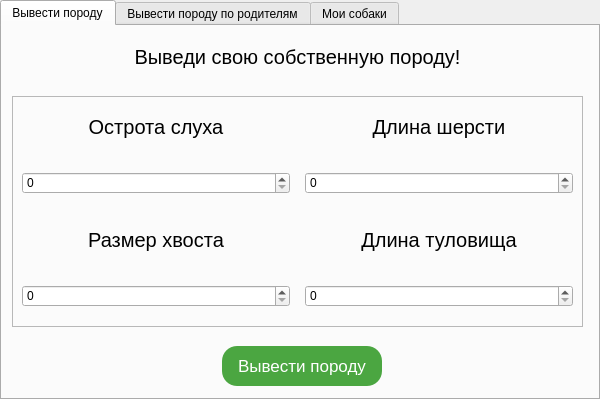
<?xml version="1.0" encoding="UTF-8"?>
<ui version="4.0">
 <class>MainWindow</class>
 <widget class="QMainWindow" name="MainWindow">
  <property name="geometry">
   <rect>
    <x>0</x>
    <y>0</y>
    <width>600</width>
    <height>399</height>
   </rect>
  </property>
  <property name="windowTitle">
   <string>EvoDog</string>
  </property>
  <property name="windowIcon">
   <iconset>
    <normaloff>logo.jpg</normaloff>logo.jpg</iconset>
  </property>
  <property name="styleSheet">
   <string notr="true">QLabel {
	font: 10pt &quot;Franklin Gothic Medium&quot;;
}

QScrollArea QWidget {
	background-color: white;
}</string>
  </property>
  <widget class="QWidget" name="centralwidget">
   <widget class="QTabWidget" name="tabWidget">
    <property name="geometry">
     <rect>
      <x>0</x>
      <y>0</y>
      <width>600</width>
      <height>400</height>
     </rect>
    </property>
    <property name="currentIndex">
     <number>0</number>
    </property>
    <widget class="QWidget" name="newDog">
     <property name="styleSheet">
      <string notr="true">QPushButton {
    background-color: #4BA641;
    width: 100px;
    border: none;
    border-radius: 15px;
    color: white;
	font-size: 17px;
}

QLabel[objectName=title] {
	font-size: 30px;
}

QLabel {
	font-size: 20px;
}

QFrame[objectName=borderFrame] {
border: 1px solid black;
border-radius: 20%;
}</string>
     </property>
     <attribute name="title">
      <string>Вывести породу</string>
     </attribute>
     <widget class="QPushButton" name="submit">
      <property name="geometry">
       <rect>
        <x>220</x>
        <y>320</y>
        <width>160</width>
        <height>40</height>
       </rect>
      </property>
      <property name="sizePolicy">
       <sizepolicy hsizetype="Fixed" vsizetype="Fixed">
        <horstretch>0</horstretch>
        <verstretch>0</verstretch>
       </sizepolicy>
      </property>
      <property name="text">
       <string>Вывести породу</string>
      </property>
     </widget>
     <widget class="QLabel" name="title">
      <property name="geometry">
       <rect>
        <x>10</x>
        <y>0</y>
        <width>571</width>
        <height>61</height>
       </rect>
      </property>
      <property name="text">
       <string>Выведи свою собственную породу!</string>
      </property>
      <property name="alignment">
       <set>Qt::AlignCenter</set>
      </property>
     </widget>
     <widget class="QFrame" name="borderFrame">
      <property name="geometry">
       <rect>
        <x>10</x>
        <y>70</y>
        <width>571</width>
        <height>231</height>
       </rect>
      </property>
      <property name="frameShape">
       <enum>QFrame::StyledPanel</enum>
      </property>
      <property name="frameShadow">
       <enum>QFrame::Raised</enum>
      </property>
      <widget class="QWidget" name="gridLayoutWidget_2">
       <property name="geometry">
        <rect>
         <x>10</x>
         <y>0</y>
         <width>551</width>
         <height>211</height>
        </rect>
       </property>
       <layout class="QGridLayout" name="data_2">
        <property name="spacing">
         <number>15</number>
        </property>
        <item row="2" column="1">
         <layout class="QVBoxLayout" name="third">
          <item>
           <widget class="QLabel" name="label_third">
            <property name="text">
             <string>Размер хвоста</string>
            </property>
            <property name="alignment">
             <set>Qt::AlignCenter</set>
            </property>
           </widget>
          </item>
          <item>
           <widget class="QSpinBox" name="spinBox_third">
            <property name="sizePolicy">
             <sizepolicy hsizetype="Expanding" vsizetype="Fixed">
              <horstretch>0</horstretch>
              <verstretch>0</verstretch>
             </sizepolicy>
            </property>
            <property name="maximum">
             <number>1000</number>
            </property>
           </widget>
          </item>
         </layout>
        </item>
        <item row="0" column="1">
         <layout class="QVBoxLayout" name="first">
          <item>
           <widget class="QLabel" name="label_first">
            <property name="text">
             <string>Острота слуха</string>
            </property>
            <property name="alignment">
             <set>Qt::AlignCenter</set>
            </property>
           </widget>
          </item>
          <item>
           <widget class="QSpinBox" name="spinBox_first">
            <property name="sizePolicy">
             <sizepolicy hsizetype="Expanding" vsizetype="Fixed">
              <horstretch>0</horstretch>
              <verstretch>0</verstretch>
             </sizepolicy>
            </property>
            <property name="maximum">
             <number>1000</number>
            </property>
           </widget>
          </item>
         </layout>
        </item>
        <item row="2" column="2">
         <layout class="QVBoxLayout" name="fourth">
          <item>
           <widget class="QLabel" name="label_fourth">
            <property name="text">
             <string>Длина туловища</string>
            </property>
            <property name="alignment">
             <set>Qt::AlignCenter</set>
            </property>
           </widget>
          </item>
          <item>
           <widget class="QSpinBox" name="spinBox_fourth">
            <property name="sizePolicy">
             <sizepolicy hsizetype="Expanding" vsizetype="Fixed">
              <horstretch>0</horstretch>
              <verstretch>0</verstretch>
             </sizepolicy>
            </property>
            <property name="maximum">
             <number>1000</number>
            </property>
           </widget>
          </item>
         </layout>
        </item>
        <item row="0" column="2">
         <layout class="QVBoxLayout" name="second">
          <item>
           <widget class="QLabel" name="label_second">
            <property name="text">
             <string>Длина шерсти</string>
            </property>
            <property name="alignment">
             <set>Qt::AlignCenter</set>
            </property>
           </widget>
          </item>
          <item>
           <widget class="QSpinBox" name="spinBox_second">
            <property name="sizePolicy">
             <sizepolicy hsizetype="Expanding" vsizetype="Fixed">
              <horstretch>0</horstretch>
              <verstretch>0</verstretch>
             </sizepolicy>
            </property>
            <property name="maximum">
             <number>1000</number>
            </property>
           </widget>
          </item>
         </layout>
        </item>
       </layout>
      </widget>
     </widget>
    </widget>
    <widget class="QWidget" name="newDogByParents">
     <property name="styleSheet">
      <string notr="true">QPushButton {
    background-color: #4BA641;
    width: 100px;
    border: none;
    border-radius: 15px;
    color: white;
  font-size: 17px;
}

QLabel[objectName=title] {
  font-size: 28px;
}

QLabel {
  font-size: 20px;
}

QFrame[objectName=borderFrame], QFrame[objectName=borderFrame_2] {
	border: 1px solid black;
	border-radius: 20%;
}</string>
     </property>
     <attribute name="title">
      <string>Вывести породу по родителям</string>
     </attribute>
     <widget class="QPushButton" name="submit_2">
      <property name="geometry">
       <rect>
        <x>210</x>
        <y>320</y>
        <width>170</width>
        <height>40</height>
       </rect>
      </property>
      <property name="sizePolicy">
       <sizepolicy hsizetype="Fixed" vsizetype="Fixed">
        <horstretch>0</horstretch>
        <verstretch>0</verstretch>
       </sizepolicy>
      </property>
      <property name="text">
       <string>Посмотреть щенка</string>
      </property>
     </widget>
     <widget class="QLabel" name="title">
      <property name="geometry">
       <rect>
        <x>10</x>
        <y>0</y>
        <width>571</width>
        <height>61</height>
       </rect>
      </property>
      <property name="text">
       <string>Узнай, какая будет собака от её родителей</string>
      </property>
      <property name="alignment">
       <set>Qt::AlignCenter</set>
      </property>
     </widget>
     <widget class="QGroupBox" name="groupBox">
      <property name="geometry">
       <rect>
        <x>10</x>
        <y>70</y>
        <width>281</width>
        <height>221</height>
       </rect>
      </property>
      <property name="title">
       <string>Особь 1</string>
      </property>
      <widget class="QScrollArea" name="males">
       <property name="geometry">
        <rect>
         <x>10</x>
         <y>20</y>
         <width>261</width>
         <height>191</height>
        </rect>
       </property>
       <property name="widgetResizable">
        <bool>true</bool>
       </property>
       <widget class="QWidget" name="males_content">
        <property name="geometry">
         <rect>
          <x>0</x>
          <y>0</y>
          <width>259</width>
          <height>189</height>
         </rect>
        </property>
        <widget class="QListWidget" name="males_list">
         <property name="geometry">
          <rect>
           <x>0</x>
           <y>0</y>
           <width>261</width>
           <height>192</height>
          </rect>
         </property>
        </widget>
       </widget>
      </widget>
     </widget>
     <widget class="QGroupBox" name="groupBox_2">
      <property name="geometry">
       <rect>
        <x>310</x>
        <y>70</y>
        <width>271</width>
        <height>221</height>
       </rect>
      </property>
      <property name="title">
       <string>Особь 2</string>
      </property>
      <widget class="QScrollArea" name="females">
       <property name="geometry">
        <rect>
         <x>10</x>
         <y>20</y>
         <width>251</width>
         <height>191</height>
        </rect>
       </property>
       <property name="widgetResizable">
        <bool>true</bool>
       </property>
       <widget class="QWidget" name="females_content">
        <property name="geometry">
         <rect>
          <x>0</x>
          <y>0</y>
          <width>249</width>
          <height>189</height>
         </rect>
        </property>
        <widget class="QListWidget" name="females_list">
         <property name="geometry">
          <rect>
           <x>0</x>
           <y>0</y>
           <width>251</width>
           <height>192</height>
          </rect>
         </property>
        </widget>
       </widget>
      </widget>
     </widget>
    </widget>
    <widget class="QWidget" name="myDogs">
     <attribute name="title">
      <string>Мои собаки</string>
     </attribute>
     <widget class="QListWidget" name="dogs_list">
      <property name="geometry">
       <rect>
        <x>0</x>
        <y>0</y>
        <width>591</width>
        <height>371</height>
       </rect>
      </property>
      <property name="styleSheet">
       <string notr="true">* {
border: 2px black
}</string>
      </property>
     </widget>
    </widget>
   </widget>
  </widget>
 </widget>
 <resources/>
 <connections/>
</ui>
